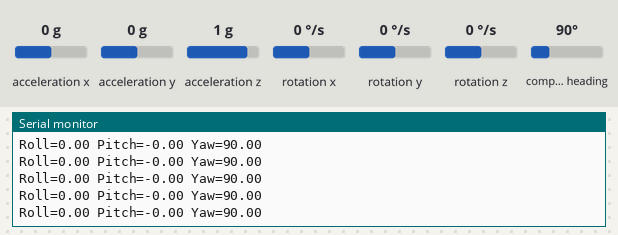
Bench run of a sketch on a simulated ESP32. Shown: the last lines printed to the serial monitor. Inputs (shaded band) come from the test bench; at power-on: acceleration x 0 g, acceleration y 0 g, acceleration z 1 g, compass heading 90°, rotation x 0 °/s, rotation y 0 °/s, rotation z 0 °/s.

Above: at 1.3 s.
1.4 s: acceleration x set to -1.4 g
At 2.5 s:
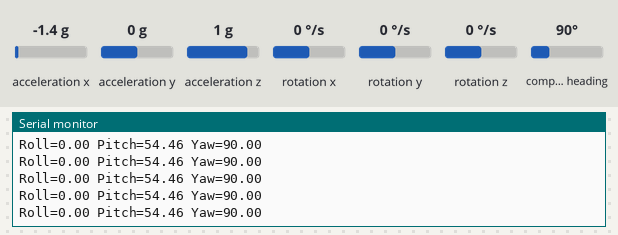
2.9 s: acceleration y set to -1.4 g
At 3.7 s:
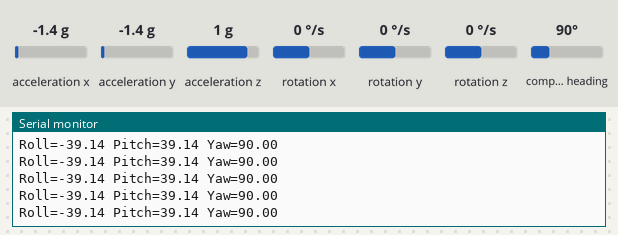
4.4 s: acceleration z set to -1.4 g
At 5.0 s:
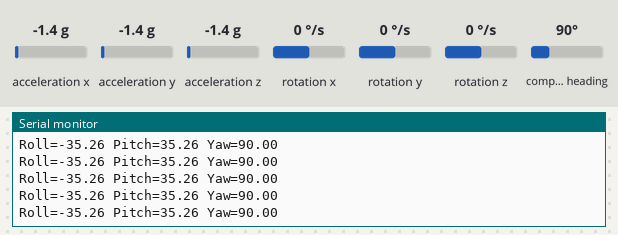
5.9 s: compass heading set to 7°
At 7.0 s:
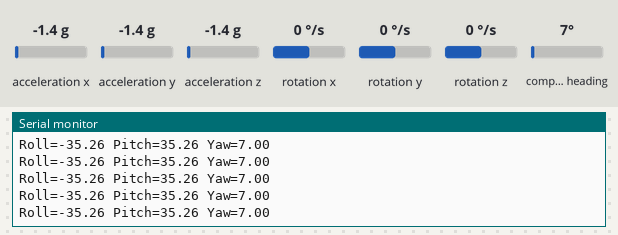
Timing chart, 0 to 8.4 s (numbered marks = the images above; inputs shaded):
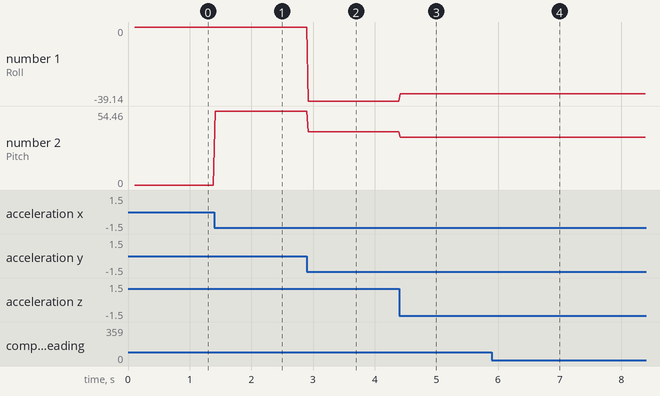

The sketch:

example.ino
```cpp
// Initializes I2C on an ESP32 (GPIO21 SDA, GPIO22 SCL), reads the MPU9250, and prints computed roll, pitch, and yaw values to Serial in a 20 ms loop.
//
// Buy this module: https://shillehtek.com/products/shillehtek-mpu9250-authentic-gy-9250-pre-soldered
// Full manual: https://shillehtek.com/blogs/shillehtek-product-manuals/mpu9250-authentic-gy-9250-pre-soldered-9-axis-9-dof-accelerometer-magnetometer
// More examples: https://github.com/shillehbean/shillehtek-examples
//

// MPU9250 on ESP32 via I2C (GPIO21 SDA, GPIO22 SCL)

#include <MPU9250.h>

MPU9250 mpu;

void setup() {
  Serial.begin(115200);
  Wire.begin(21, 22);
  delay(100);
  if (!mpu.setup(0x68)) {
    Serial.println("MPU9250 not found.");
    while (1);
  }
}

void loop() {
  if (mpu.update()) {
    Serial.printf("Roll=%.2f Pitch=%.2f Yaw=%.2f\n",
                  mpu.getRoll(), mpu.getPitch(), mpu.getYaw());
  }
  delay(20);
}
```

Measured:
- after the input at 1.4 s, the serial monitor: prints a new line at once (image 1)
- after the input at 2.9 s, the serial monitor: prints a new line at once (image 2)
- after the input at 4.4 s, the serial monitor: prints a new line at once (image 3)
- after the input at 5.9 s, the serial monitor: prints a new line at once (image 4)
- plotted number 1: 0 → -39.14 after the input at 2.9 s, -39.14 → -35.26 after the input at 4.4 s
- plotted number 2: 0 → 54.46 after the input at 1.4 s, 54.46 → 39.14 after the input at 2.9 s, 39.14 → 35.26 after the input at 4.4 s
